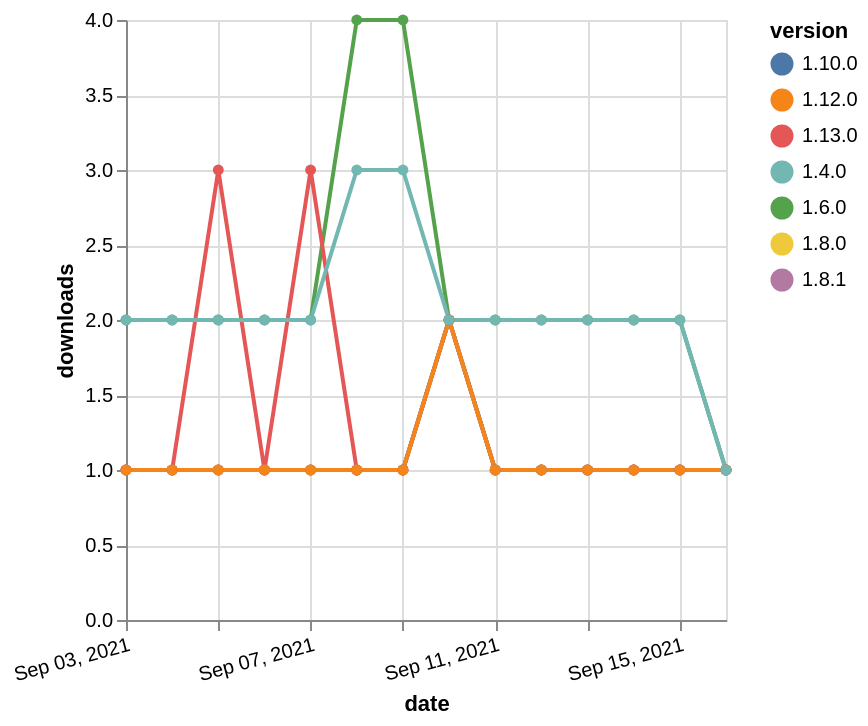

Specify this chart in Vega-Lite:
### Vega-Lite specification from a JSON file in a GitHub repository (floating-point values rounded to 4 significant figures)
{"$schema": "https://vega.github.io/schema/vega-lite/v5.json", "description": "A simple bar chart with embedded data.", "data": {"values": [{"date": "2021-09-03", "total": 2487, "delta": 2, "version": "1.6.0"}, {"date": "2021-09-04", "total": 2489, "delta": 2, "version": "1.6.0"}, {"date": "2021-09-05", "total": 2491, "delta": 2, "version": "1.6.0"}, {"date": "2021-09-06", "total": 2493, "delta": 2, "version": "1.6.0"}, {"date": "2021-09-07", "total": 2495, "delta": 2, "version": "1.6.0"}, {"date": "2021-09-08", "total": 2499, "delta": 4, "version": "1.6.0"}, {"date": "2021-09-09", "total": 2503, "delta": 4, "version": "1.6.0"}, {"date": "2021-09-10", "total": 2505, "delta": 2, "version": "1.6.0"}, {"date": "2021-09-11", "total": 2507, "delta": 2, "version": "1.6.0"}, {"date": "2021-09-12", "total": 2509, "delta": 2, "version": "1.6.0"}, {"date": "2021-09-13", "total": 2511, "delta": 2, "version": "1.6.0"}, {"date": "2021-09-14", "total": 2513, "delta": 2, "version": "1.6.0"}, {"date": "2021-09-15", "total": 2515, "delta": 2, "version": "1.6.0"}, {"date": "2021-09-16", "total": 2516, "delta": 1, "version": "1.6.0"}, {"date": "2021-09-03", "total": 253, "delta": 1, "version": "1.8.0"}, {"date": "2021-09-04", "total": 254, "delta": 1, "version": "1.8.0"}, {"date": "2021-09-05", "total": 255, "delta": 1, "version": "1.8.0"}, {"date": "2021-09-06", "total": 256, "delta": 1, "version": "1.8.0"}, {"date": "2021-09-07", "total": 257, "delta": 1, "version": "1.8.0"}, {"date": "2021-09-08", "total": 258, "delta": 1, "version": "1.8.0"}, {"date": "2021-09-09", "total": 259, "delta": 1, "version": "1.8.0"}, {"date": "2021-09-10", "total": 261, "delta": 2, "version": "1.8.0"}, {"date": "2021-09-11", "total": 262, "delta": 1, "version": "1.8.0"}, {"date": "2021-09-12", "total": 263, "delta": 1, "version": "1.8.0"}, {"date": "2021-09-13", "total": 264, "delta": 1, "version": "1.8.0"}, {"date": "2021-09-14", "total": 265, "delta": 1, "version": "1.8.0"}, {"date": "2021-09-15", "total": 266, "delta": 1, "version": "1.8.0"}, {"date": "2021-09-16", "total": 267, "delta": 1, "version": "1.8.0"}, {"date": "2021-09-03", "total": 168, "delta": 1, "version": "1.13.0"}, {"date": "2021-09-04", "total": 169, "delta": 1, "version": "1.13.0"}, {"date": "2021-09-05", "total": 172, "delta": 3, "version": "1.13.0"}, {"date": "2021-09-06", "total": 173, "delta": 1, "version": "1.13.0"}, {"date": "2021-09-07", "total": 176, "delta": 3, "version": "1.13.0"}, {"date": "2021-09-08", "total": 177, "delta": 1, "version": "1.13.0"}, {"date": "2021-09-09", "total": 178, "delta": 1, "version": "1.13.0"}, {"date": "2021-09-10", "total": 180, "delta": 2, "version": "1.13.0"}, {"date": "2021-09-11", "total": 181, "delta": 1, "version": "1.13.0"}, {"date": "2021-09-12", "total": 182, "delta": 1, "version": "1.13.0"}, {"date": "2021-09-13", "total": 183, "delta": 1, "version": "1.13.0"}, {"date": "2021-09-14", "total": 184, "delta": 1, "version": "1.13.0"}, {"date": "2021-09-15", "total": 185, "delta": 1, "version": "1.13.0"}, {"date": "2021-09-16", "total": 186, "delta": 1, "version": "1.13.0"}, {"date": "2021-09-03", "total": 200, "delta": 1, "version": "1.10.0"}, {"date": "2021-09-04", "total": 201, "delta": 1, "version": "1.10.0"}, {"date": "2021-09-05", "total": 202, "delta": 1, "version": "1.10.0"}, {"date": "2021-09-06", "total": 203, "delta": 1, "version": "1.10.0"}, {"date": "2021-09-07", "total": 204, "delta": 1, "version": "1.10.0"}, {"date": "2021-09-08", "total": 205, "delta": 1, "version": "1.10.0"}, {"date": "2021-09-09", "total": 206, "delta": 1, "version": "1.10.0"}, {"date": "2021-09-10", "total": 208, "delta": 2, "version": "1.10.0"}, {"date": "2021-09-11", "total": 209, "delta": 1, "version": "1.10.0"}, {"date": "2021-09-12", "total": 210, "delta": 1, "version": "1.10.0"}, {"date": "2021-09-13", "total": 211, "delta": 1, "version": "1.10.0"}, {"date": "2021-09-14", "total": 212, "delta": 1, "version": "1.10.0"}, {"date": "2021-09-15", "total": 213, "delta": 1, "version": "1.10.0"}, {"date": "2021-09-16", "total": 214, "delta": 1, "version": "1.10.0"}, {"date": "2021-09-03", "total": 250, "delta": 1, "version": "1.8.1"}, {"date": "2021-09-04", "total": 251, "delta": 1, "version": "1.8.1"}, {"date": "2021-09-05", "total": 252, "delta": 1, "version": "1.8.1"}, {"date": "2021-09-06", "total": 253, "delta": 1, "version": "1.8.1"}, {"date": "2021-09-07", "total": 254, "delta": 1, "version": "1.8.1"}, {"date": "2021-09-08", "total": 255, "delta": 1, "version": "1.8.1"}, {"date": "2021-09-09", "total": 256, "delta": 1, "version": "1.8.1"}, {"date": "2021-09-10", "total": 258, "delta": 2, "version": "1.8.1"}, {"date": "2021-09-11", "total": 259, "delta": 1, "version": "1.8.1"}, {"date": "2021-09-12", "total": 260, "delta": 1, "version": "1.8.1"}, {"date": "2021-09-13", "total": 261, "delta": 1, "version": "1.8.1"}, {"date": "2021-09-14", "total": 262, "delta": 1, "version": "1.8.1"}, {"date": "2021-09-15", "total": 263, "delta": 1, "version": "1.8.1"}, {"date": "2021-09-16", "total": 264, "delta": 1, "version": "1.8.1"}, {"date": "2021-09-03", "total": 190, "delta": 1, "version": "1.12.0"}, {"date": "2021-09-04", "total": 191, "delta": 1, "version": "1.12.0"}, {"date": "2021-09-05", "total": 192, "delta": 1, "version": "1.12.0"}, {"date": "2021-09-06", "total": 193, "delta": 1, "version": "1.12.0"}, {"date": "2021-09-07", "total": 194, "delta": 1, "version": "1.12.0"}, {"date": "2021-09-08", "total": 195, "delta": 1, "version": "1.12.0"}, {"date": "2021-09-09", "total": 196, "delta": 1, "version": "1.12.0"}, {"date": "2021-09-10", "total": 198, "delta": 2, "version": "1.12.0"}, {"date": "2021-09-11", "total": 199, "delta": 1, "version": "1.12.0"}, {"date": "2021-09-12", "total": 200, "delta": 1, "version": "1.12.0"}, {"date": "2021-09-13", "total": 201, "delta": 1, "version": "1.12.0"}, {"date": "2021-09-14", "total": 202, "delta": 1, "version": "1.12.0"}, {"date": "2021-09-15", "total": 203, "delta": 1, "version": "1.12.0"}, {"date": "2021-09-16", "total": 204, "delta": 1, "version": "1.12.0"}, {"date": "2021-09-03", "total": 2345, "delta": 2, "version": "1.4.0"}, {"date": "2021-09-04", "total": 2347, "delta": 2, "version": "1.4.0"}, {"date": "2021-09-05", "total": 2349, "delta": 2, "version": "1.4.0"}, {"date": "2021-09-06", "total": 2351, "delta": 2, "version": "1.4.0"}, {"date": "2021-09-07", "total": 2353, "delta": 2, "version": "1.4.0"}, {"date": "2021-09-08", "total": 2356, "delta": 3, "version": "1.4.0"}, {"date": "2021-09-09", "total": 2359, "delta": 3, "version": "1.4.0"}, {"date": "2021-09-10", "total": 2361, "delta": 2, "version": "1.4.0"}, {"date": "2021-09-11", "total": 2363, "delta": 2, "version": "1.4.0"}, {"date": "2021-09-12", "total": 2365, "delta": 2, "version": "1.4.0"}, {"date": "2021-09-13", "total": 2367, "delta": 2, "version": "1.4.0"}, {"date": "2021-09-14", "total": 2369, "delta": 2, "version": "1.4.0"}, {"date": "2021-09-15", "total": 2371, "delta": 2, "version": "1.4.0"}, {"date": "2021-09-16", "total": 2372, "delta": 1, "version": "1.4.0"}]}, "width": "container", "mark": {"type": "line", "point": {"filled": true}}, "encoding": {"x": {"field": "date", "type": "temporal", "timeUnit": "yearmonthdate", "title": "date", "axis": {"labelAngle": -15}}, "y": {"field": "delta", "type": "quantitative", "title": "downloads"}, "color": {"field": "version", "type": "nominal"}, "tooltip": {"field": "delta"}}}
